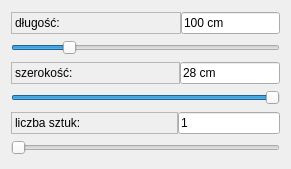
   <widget class="QWidget" name="layoutWidget_5">
    <property name="geometry">
     <rect>
      <x>20</x>
      <y>80</y>
      <width>291</width>
      <height>169</height>
     </rect>
    </property>
    <layout class="QVBoxLayout" name="verticalLayout_41">
     <item>
      <layout class="QVBoxLayout" name="verticalLayout_42">
       <item>
        <layout class="QHBoxLayout" name="horizontalLayout_9">
         <property name="spacing">
          <number>0</number>
         </property>
         <item>
          <widget class="QLabel" name="label_29">
           <property name="locale">
            <locale language="Polish" country="Poland"/>
           </property>
           <property name="frameShape">
            <enum>QFrame::StyledPanel</enum>
           </property>
           <property name="text">
            <string>długość:                                   </string>
           </property>
           <property name="alignment">
            <set>Qt::AlignLeading|Qt::AlignLeft|Qt::AlignVCenter</set>
           </property>
          </widget>
         </item>
         <item>
          <widget class="QLineEdit" name="lengthBox">
           <property name="text">
            <string>100 cm</string>
           </property>
           <property name="readOnly">
            <bool>true</bool>
           </property>
          </widget>
         </item>
        </layout>
       </item>
       <item>
        <widget class="QSlider" name="lengthSlider">
         <property name="minimum">
          <number>50</number>
         </property>
         <property name="maximum">
          <number>300</number>
         </property>
         <property name="singleStep">
          <number>1</number>
         </property>
         <property name="pageStep">
          <number>10</number>
         </property>
         <property name="value">
          <number>100</number>
         </property>
         <property name="tracking">
          <bool>true</bool>
         </property>
         <property name="orientation">
          <enum>Qt::Horizontal</enum>
         </property>
         <property name="invertedAppearance">
          <bool>false</bool>
         </property>
         <property name="tickPosition">
          <enum>QSlider::NoTicks</enum>
         </property>
         <property name="tickInterval">
          <number>0</number>
         </property>
        </widget>
       </item>
      </layout>
     </item>
     <item>
      <layout class="QVBoxLayout" name="verticalLayout_43">
       <item>
        <layout class="QHBoxLayout" name="horizontalLayout_10">
         <property name="spacing">
          <number>0</number>
         </property>
         <item>
          <widget class="QLabel" name="label_30">
           <property name="locale">
            <locale language="Polish" country="Poland"/>
           </property>
           <property name="frameShape">
            <enum>QFrame::StyledPanel</enum>
           </property>
           <property name="text">
            <string>szerokość:                               </string>
           </property>
          </widget>
         </item>
         <item>
          <widget class="QLineEdit" name="widthBox">
           <property name="text">
            <string>28 cm</string>
           </property>
           <property name="readOnly">
            <bool>true</bool>
           </property>
          </widget>
         </item>
        </layout>
       </item>
       <item>
        <widget class="QSlider" name="widthSlider">
         <property name="minimum">
          <number>12</number>
         </property>
         <property name="maximum">
          <number>28</number>
         </property>
         <property name="sliderPosition">
          <number>28</number>
         </property>
         <property name="tracking">
          <bool>true</bool>
         </property>
         <property name="orientation">
          <enum>Qt::Horizontal</enum>
         </property>
         <property name="invertedAppearance">
          <bool>false</bool>
         </property>
        </widget>
       </item>
      </layout>
     </item>
     <item>
      <layout class="QVBoxLayout" name="verticalLayout_44">
       <item>
        <layout class="QHBoxLayout" name="horizontalLayout_11">
         <property name="spacing">
          <number>0</number>
         </property>
         <item>
          <widget class="QLabel" name="label_31">
           <property name="locale">
            <locale language="Polish" country="Poland"/>
           </property>
           <property name="frameShape">
            <enum>QFrame::StyledPanel</enum>
           </property>
           <property name="text">
            <string>liczba sztuk:                            </string>
           </property>
          </widget>
         </item>
         <item>
          <widget class="QLineEdit" name="quantityBox">
           <property name="text">
            <string>1</string>
           </property>
           <property name="readOnly">
            <bool>true</bool>
           </property>
          </widget>
         </item>
        </layout>
       </item>
       <item>
        <widget class="QSlider" name="quantitySlider">
         <property name="minimum">
          <number>1</number>
         </property>
         <property name="maximum">
          <number>20</number>
         </property>
         <property name="tracking">
          <bool>true</bool>
         </property>
         <property name="orientation">
          <enum>Qt::Horizontal</enum>
         </property>
         <property name="invertedAppearance">
          <bool>false</bool>
         </property>
        </widget>
       </item>
      </layout>
     </item>
    </layout>
   </widget>
